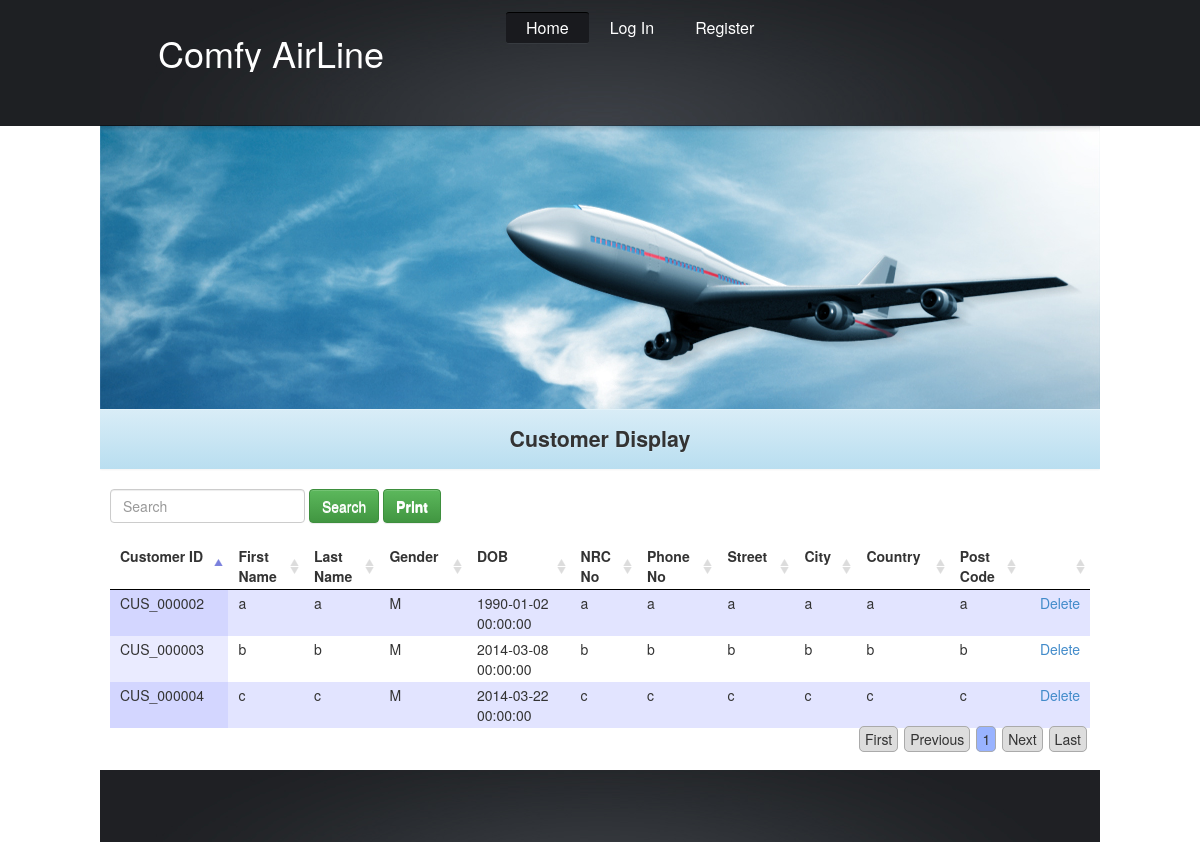
Screenshot of /customer-display.php with the database file from the repository.
### tables this page shows
CREATE TABLE IF NOT EXISTS `customers` (
  `customer_id` varchar(15) NOT NULL,
  `firstname` varchar(30) NOT NULL,
  `lastname` varchar(30) NOT NULL,
  `gender` char(1) NOT NULL,
  `DOB` datetime NOT NULL,
  `nrc_no` varchar(30) NOT NULL,
  `phone_no` varchar(30) NOT NULL,
  `street` varchar(255) NOT NULL,
  `city` varchar(255) NOT NULL,
  `country` varchar(255) NOT NULL,
  `post_code` varchar(10) NOT NULL,
  PRIMARY KEY (`customer_id`)
);

### includes/customerHelper.php (called while the page is built, shortened)
<?php
class customerHelper{
    public static function selectAll() {
        $sql = "SELECT * " .
                "FROM customers " .
                "ORDER BY customer_id";
        $result = mysql_query($sql) or die(mysql_error());
        $output=array();
        while ($row = mysql_fetch_array($result)) {
            $output[] = array(
                'customer_id' => $row['customer_id'],
                'firstname' => $row['firstname'],
                'lastname' => $row['lastname'],
                'gender' => $row['gender'],
                'DOB' => $row['DOB'],
                'nrc_no' => $row['nrc_no'],
                'phone_no' => $row['phone_no'],
                'street' => $row['street'],
                'city' => $row['city'],
                'country' => $row['country'],
                'post_code' => $row['post_code'],
            );
        }
        return $output;
    }
}
?>

### customer-display.php (the view, shortened to what this page needs)
<?php require_once ('includes/customerHelper.php'); ?>
<?php
if (isset($_POST['submitted'])) {
    if (isset($_POST['searchKey'])) {
        $searchKey = $_POST['searchKey'];
    }
    $flightData = customerHelper::searchCustomer($searchKey);
} else {
    $flightData = customerHelper::selectAll();
}
?>
<?php include ('includes/header.php'); ?>
<link href="css/jquery.dataTables.css" rel="stylesheet" type="text/css" />
<div class="row">
    <div class="col-md-12">
        <form class="form-inline" id="search" name="search" action="customer-display.php" method="post" role="form" >
            <div class="form-group">
                <input type="text" id="searchKey" name="searchKey" class="form-control" value="<?php echo isset($_POST['searchKey']) ? $_POST['searchKey'] : "" ?>" maxlength="30" placeholder="Search"/>
            </div>
            <div class="form-group btn-row">
                <button type="submit" name="submitted" class="btn btn-default btn-success my-btn">Search</button>
                <?php
                $link = "print_customer.php";
                ?>
                <a href="<?php echo $link; ?>" target="_blank" class="btn btn-default btn-success my-btn">Print</a>
            </div>
        </form>
        <br/>
        <table id="customer-table">
            <thead>
            <th>Customer ID</th>
            <th>First Name</th>
            <th>Last Name</th>
            <th>Gender</th>
            <th>DOB</th>
            <th>NRC No</th>
            <th>Phone No</th>
            <th>Street</th>
            <th>City</th>
            <th>Country</th>
            <th>Post Code</th>
            <th></th>
            </thead>
            <tbody>
                <?php foreach ($flightData as $row) { ?>
                    <tr>
                        <td><?php echo $row['customer_id']; ?></td>
                        <td><?php echo $row['firstname']; ?></td>
                        <td><?php echo $row['lastname']; ?></td>
                        <td><?php echo $row['gender']; ?></td>
                        <td><?php echo $row['DOB']; ?></td>
                        <td><?php echo $row['nrc_no']; ?></td>
                        <td><?php echo $row['phone_no']; ?></td>
                        <td><?php echo $row['street']; ?></td>
                        <td><?php echo $row['city']; ?></td>
                        <td><?php echo $row['country']; ?></td>
                        <td><?php echo $row['post_code']; ?></td>
                        <td class="text-right">
                            <a href="customer-display.php?customer_id=<?php echo $row['customer_id']; ?>&action=delete" class="delete-link">Delete</a>
                        </td>
                    </tr>
                <?php } ?>
            </tbody>
        </table>
    </div>
</div>
<?php include ('includes/footer.php'); ?>

### css/style.css (style rules this page uses)
body { background:#fff; border:0; font:14px Arial, Helvetica, sans-serif; color:#3c4046; line-height:20px; min-width:1000px; }
a { color:#1e749a; text-decoration:underline; outline:none; }
a { outline:none; }

### css/custom-style.css (style rules this page uses)
a.btn, a.btn:link, a.btn:visited { color: #FFFFFF; font-weight:bold; }

### rows the page displays
customers: customer_id "CUS_000002", firstname "a", lastname "a", gender "M", DOB "1990-01-02 00:00:00", nrc_no "a", phone_no "a", street "a", city "a", country "a", post_code "a"
customers: customer_id "CUS_000003", firstname "b", lastname "b", gender "M", DOB "2014-03-08 00:00:00", nrc_no "b", phone_no "b", street "b", city "b", country "b", post_code "b"
customers: customer_id "CUS_000004", firstname "c", lastname "c", gender "M", DOB "2014-03-22 00:00:00", nrc_no "c", phone_no "c", street "c", city "c", country "c", post_code "c"

### other values shown
$pageTitle "Customer Display"
